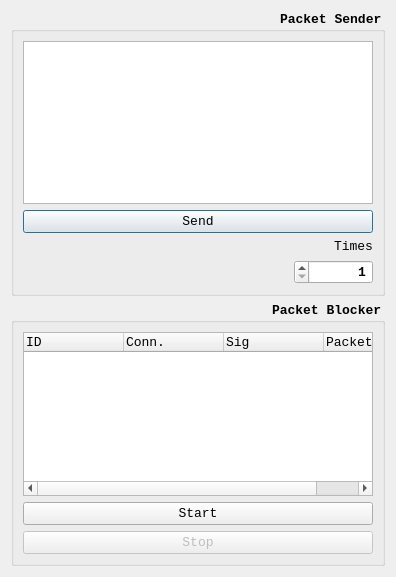
<?xml version="1.0" encoding="UTF-8"?>
<ui version="4.0">
 <class>Dialog</class>
 <widget class="QDialog" name="Dialog">
  <property name="windowModality">
   <enum>Qt::NonModal</enum>
  </property>
  <property name="geometry">
   <rect>
    <x>0</x>
    <y>0</y>
    <width>396</width>
    <height>577</height>
   </rect>
  </property>
  <property name="sizePolicy">
   <sizepolicy hsizetype="Fixed" vsizetype="Fixed">
    <horstretch>0</horstretch>
    <verstretch>0</verstretch>
   </sizepolicy>
  </property>
  <property name="minimumSize">
   <size>
    <width>396</width>
    <height>175</height>
   </size>
  </property>
  <property name="maximumSize">
   <size>
    <width>396</width>
    <height>16777215</height>
   </size>
  </property>
  <property name="windowTitle">
   <string>Packet Modificator M7</string>
  </property>
  <property name="windowIcon">
   <iconset resource="../../../../../../../Python27/Lib/site-packages/PyQt4/tool.qrc">
    <normaloff>:/tools/img/6.png</normaloff>:/tools/img/6.png</iconset>
  </property>
  <property name="windowOpacity">
   <double>1.000000000000000</double>
  </property>
  <property name="layoutDirection">
   <enum>Qt::RightToLeft</enum>
  </property>
  <layout class="QVBoxLayout" name="verticalLayout_3">
   <item>
    <widget class="QGroupBox" name="groupBox">
     <property name="font">
      <font>
       <family>Consolas</family>
       <pointsize>10</pointsize>
       <weight>75</weight>
       <bold>true</bold>
      </font>
     </property>
     <property name="title">
      <string>Packet Sender</string>
     </property>
     <layout class="QVBoxLayout" name="verticalLayout_2">
      <item>
       <widget class="QPlainTextEdit" name="input">
        <property name="font">
         <font>
          <family>Consolas</family>
          <pointsize>10</pointsize>
         </font>
        </property>
       </widget>
      </item>
      <item>
       <widget class="QPushButton" name="sendBtn">
        <property name="sizePolicy">
         <sizepolicy hsizetype="Expanding" vsizetype="Fixed">
          <horstretch>0</horstretch>
          <verstretch>0</verstretch>
         </sizepolicy>
        </property>
        <property name="font">
         <font>
          <weight>50</weight>
          <bold>false</bold>
         </font>
        </property>
        <property name="text">
         <string>Send</string>
        </property>
       </widget>
      </item>
      <item>
       <widget class="QLabel" name="label">
        <property name="sizePolicy">
         <sizepolicy hsizetype="Fixed" vsizetype="Preferred">
          <horstretch>0</horstretch>
          <verstretch>0</verstretch>
         </sizepolicy>
        </property>
        <property name="font">
         <font>
          <family>Consolas</family>
          <pointsize>10</pointsize>
          <weight>50</weight>
          <bold>false</bold>
         </font>
        </property>
        <property name="text">
         <string>Times</string>
        </property>
       </widget>
      </item>
      <item>
       <widget class="QSpinBox" name="counter">
        <property name="sizePolicy">
         <sizepolicy hsizetype="Fixed" vsizetype="Fixed">
          <horstretch>0</horstretch>
          <verstretch>0</verstretch>
         </sizepolicy>
        </property>
        <property name="font">
         <font>
          <family>Consolas</family>
          <pointsize>10</pointsize>
         </font>
        </property>
        <property name="alignment">
         <set>Qt::AlignRight|Qt::AlignTrailing|Qt::AlignVCenter</set>
        </property>
        <property name="minimum">
         <number>1</number>
        </property>
        <property name="maximum">
         <number>999999999</number>
        </property>
       </widget>
      </item>
     </layout>
    </widget>
   </item>
   <item>
    <widget class="QGroupBox" name="groupBox_2">
     <property name="font">
      <font>
       <family>Consolas</family>
       <pointsize>10</pointsize>
       <weight>75</weight>
       <bold>true</bold>
      </font>
     </property>
     <property name="title">
      <string>Packet Blocker</string>
     </property>
     <layout class="QVBoxLayout" name="verticalLayout">
      <item>
       <widget class="QTreeWidget" name="listBlocker">
        <property name="font">
         <font>
          <family>Consolas</family>
          <pointsize>10</pointsize>
          <weight>50</weight>
          <bold>false</bold>
         </font>
        </property>
        <property name="contextMenuPolicy">
         <enum>Qt::CustomContextMenu</enum>
        </property>
        <property name="layoutDirection">
         <enum>Qt::LeftToRight</enum>
        </property>
        <property name="alternatingRowColors">
         <bool>false</bool>
        </property>
        <property name="selectionMode">
         <enum>QAbstractItemView::MultiSelection</enum>
        </property>
        <column>
         <property name="text">
          <string>ID</string>
         </property>
        </column>
        <column>
         <property name="text">
          <string>Conn.</string>
         </property>
        </column>
        <column>
         <property name="text">
          <string>Sig</string>
         </property>
        </column>
        <column>
         <property name="text">
          <string>Packet</string>
         </property>
        </column>
       </widget>
      </item>
      <item>
       <widget class="QPushButton" name="startBtn">
        <property name="font">
         <font>
          <weight>50</weight>
          <bold>false</bold>
         </font>
        </property>
        <property name="text">
         <string>Start</string>
        </property>
       </widget>
      </item>
      <item>
       <widget class="QPushButton" name="stopBtn">
        <property name="enabled">
         <bool>false</bool>
        </property>
        <property name="font">
         <font>
          <weight>50</weight>
          <bold>false</bold>
         </font>
        </property>
        <property name="text">
         <string>Stop</string>
        </property>
        <property name="checkable">
         <bool>false</bool>
        </property>
       </widget>
      </item>
     </layout>
    </widget>
   </item>
  </layout>
 </widget>
 <resources>
  <include location="../../../../../../../Python27/Lib/site-packages/PyQt4/tool.qrc"/>
 </resources>
 <connections/>
</ui>
